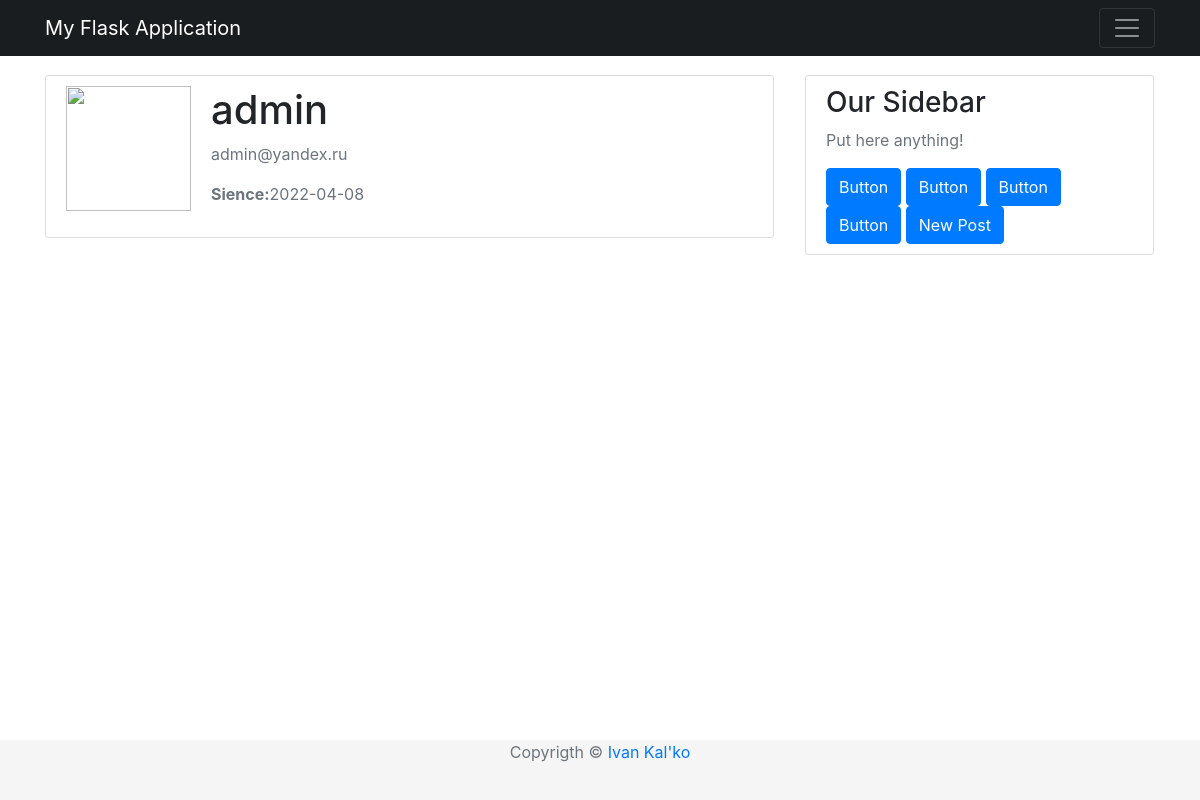
The app's page /user/admin (signed in) with its own data.
### app/models/user.py (models this page shows, shortened)
class User(UserMixin, db.Model):
    __tablename__ = "users"
    id = db.Column(db.Integer, primary_key=True)
    username = db.Column(db.String(64), unique=True, nullable=False)
    password_hash = db.Column(db.String(128), nullable=False)
    email = db.Column(db.String(120), nullable=False, unique=True)
    image_file = db.Column(db.String(20), nullable=False, default="default.png")
    join_date = db.Column(db.DateTime, nullable=False, default=datetime.utcnow)
    posts = db.relationship('Post', backref='author', lazy=True)

### app/routes/user.py (the view)
@app.route("/user/<string:username>")
@login_required
def user_public(username:str):
    page = request.args.get("page", 1, type=int)
    user = User.query.filter_by(username=username).first_or_404()
    posts= Post.query.filter_by(author=user).order_by(Post.timestamp.desc()).paginate(page=page, per_page=2)
    return render_template("user_public.html", posts=posts, user=user, title=f"{user.username}'s profile")

### app/models/user.py (called while the page is built)
@login.user_loader
def load_user(id:int) -> User:
    return User.query.get(int(id))

### app/templates/user_public.html (shortened to what this page needs)
{% extends "base.html" %}
{% block content %}
    <div class="content-section">
        <div class="media">
            <img class="round-circle account-img" src="{{ url_for('static', filename='images/profiles/ + user.images_file') }}">
            <div class="media-body">
                <h2 class="account-heading">{{ user.username }}</h2>
                <p class="text-secondary">{{ user.email }}</p>
                <p class="text-secondary"><b>Sience:</b>{{ user.join_date.strftime('%Y-%m-%d')}}</p>
            </div>
        </div>
    </div>
{% endblock %}

### app/static/css/base.css (style rules this page uses)
body { background: #fafafa; color: #333333; margin-top: 5rem; }
h1, h2, h3, h4, h5, h6 { color : #444444; }
.content-section { background: #ffffff; padding: 10px 20px; border: 1px solid #dddddd; border-radius: 3px; margin-right: 1px; margin-top: 75px; margin-bottom: 50px; }
.account-img { height: 125px; width: 125px; margin-right: 20px; margin-bottom: 16px; }
.account-heading { font-size: 2.5rem; }
html * { -webkit-font-smoothing: antialiased; -moz-osx-font-smoothing: grayscale; }
body { color: #67748e; font-weight: 400; line-height: 1.6; background-color: #fff; }
body { margin: 0; font-family: var(--bs-font-sans-serif); font-size: 1rem; line-height: 1.5; -webkit-text-size-adjust: 100%; -webkit-tap-highlight-color: rgba(0,0,0,0); }
:root { --bs-blue: #63b3ed; --bs-indigo: #596cff; --bs-purple: #6f42c1; --bs-pink: #d63384; --bs-red: #f56565; --bs-orange: #fd7e14; --bs-yellow: #fbd38d; --bs-green: #81e6d9; --bs-teal: #20c997; --bs-cyan: #0dcaf0; --bs-gray: #6c757d; --bs-gray-dark: #343a40; --bs-primary: #cb0c9f; --bs-secondary: #8392ab; --bs-success: #82d616; --bs-info: #17c1e8; --bs-warning: #f53939; --bs-danger: #ea0606; --bs-light: #e9ecef; --bs-dark: #252f40; --bs-white: #fff; --bs-font-sans-serif: Open Sans; --bs-font-monospace: SFMono-Regular,Menlo,Monaco,Consolas,"Liberation Mono","Courier New",monospace; --bs-gradient: linear-gradient(180deg,hsla(0,0%,100%,.15),hsla(0,0%,100%,0)); }

### records on screen
User: username "admin", email "admin@yandex.ru", join_date "2022-04-08"
